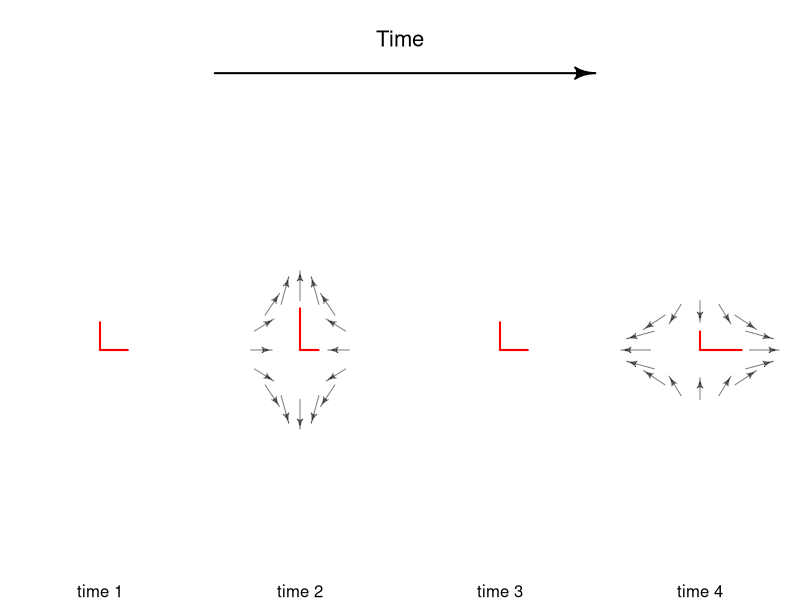

Generate this figure with R:

q = 1.5
n = 17
r = 1/q * .8
g = .3

theta = seq(0,2*pi, len = n)[-n]
x0 = r*cos(theta)
y0 = r*sin(theta)


layout(matrix(c(rep(1,4),rep(2:5,5)),6,4,byrow = TRUE))

par(mar = c(0,0,0,0))

plot(0,0,ylim = c(-1,1), xlim = c(-1,1), axes=FALSE, ylab = "", xlab = "", ty='n')

shape::Arrows(-.5,-.5,.5,-.5,lwd=2)
text(0,.25,"Time",adj=.5,cex=2)


plot(x0,y0, ylim = c(-1,1), xlim = c(-1,1), asp = TRUE, ty='n', axes = FALSE, ylab = "",xlab="")


segments(0,0,0,g, col = "red", lwd = 2)
segments(0,0,g,0, col = "red", lwd = 2)


mtext("time 1",1,-1,adj=.5)


x1 = x0 / q
y1 = y0 * q



plot(x0,y0, ylim = c(-1,1), xlim = c(-1,1), asp = TRUE, ty='n', axes = FALSE, ylab = "",xlab="")
shape::Arrows(x0,y0,x1,y1, col = rgb(0,0,0,.5), arr.length = .2)

segments(0,0,0,g*q, col = "red", lwd = 2)
segments(0,0,g/q,0, col = "red", lwd = 2)


mtext("time 2",1,-1,adj=.5)



plot(x0,y0, ylim = c(-1,1), xlim = c(-1,1), asp = TRUE, ty='n', axes = FALSE, ylab = "",xlab="")


segments(0,0,0,g, col = "red", lwd = 2)
segments(0,0,g,0, col = "red", lwd = 2)


mtext("time 3",1,-1,adj=.5)


x1 = x0 * q
y1 = y0 / q


plot(x0,y0, ylim = c(-1,1), xlim = c(-1,1), asp = TRUE, ty='n', axes = FALSE, ylab = "",xlab="")
shape::Arrows(x0,y0,x1,y1, col = rgb(0,0,0,.5), arr.length = .2)

segments(0,0,0,g/q, col = "red", lwd = 2)
segments(0,0,g*q,0, col = "red", lwd = 2)

mtext("time 4",1,-1,adj=.5)
